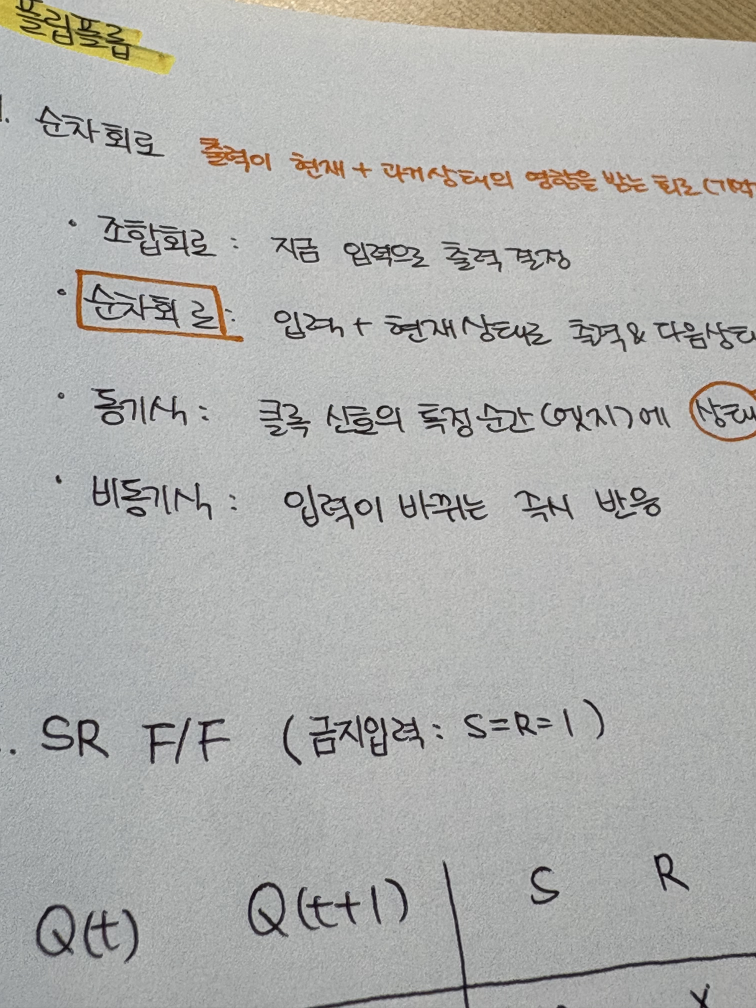
#> input picture test.jpg, 3024 x 4032 px (shown at 1/4 size)
$ python -i preprocess.py   (imports and definitions only)
#> lines starting #> are read from the running program, lines starting #| are printed output that depends on the picture; after the words box and inside, x2 and y2 are one past the last pixel; in counts of white or black regions, pixels touching at a corner belong together
### backend/app/imaging/geometry.py
"""Geometry helpers: quads, homographies, normalized coordinates and rotations."""

from __future__ import annotations

import math

import numpy as np

Quad = list[list[float]]  # [[x,y]*4] tl, tr, br, bl


# [5 lines left out: function apply_h, not called in this run]


def order_quad(pts) -> Quad:
    """Order 4 points as tl, tr, br, bl (robust for mildly rotated boxes)."""
    p = np.asarray(pts, dtype=np.float64).reshape(4, 2)
    c = p.mean(axis=0)
    ang = np.arctan2(p[:, 1] - c[1], p[:, 0] - c[0])
    p = p[np.argsort(ang)]  # clockwise in image coords starting from ~ -180deg (left)
    # rotate so first point is the top-left (min x+y)
    i = int(np.argmin(p.sum(axis=1)))
    p = np.roll(p, -i, axis=0)
    # ensure order tl -> tr (second point should have larger x than fourth)
    if p[1][0] < p[3][0]:
        p = np.array([p[0], p[3], p[2], p[1]])
    return p.tolist()


def quad_bbox(q) -> tuple[float, float, float, float]:
    a = np.asarray(q, dtype=np.float64).reshape(-1, 2)
    return float(a[:, 0].min()), float(a[:, 1].min()), float(a[:, 0].max()), float(a[:, 1].max())


# [12 lines left out: function quad_metrics, not called in this run]


def normalize_quad(q, w: float, h: float) -> Quad:
    return [[float(x) / w, float(y) / h] for x, y in q]


def denormalize_quad(q, w: float, h: float) -> Quad:
    return [[float(x) * w, float(y) * h] for x, y in q]


# [28 lines left out: functions rotate_norm_quad, rotation_h, not called in this run]


def scale_h(sx: float, sy: float | None = None) -> np.ndarray:
    return np.diag([sx, sy if sy is not None else sx, 1.0])


# [46 lines left out: functions iou_boxes, overlap_ratio, crop_quad, not called in this run]

### backend/app/imaging/preprocess.py
"""OCR-oriented image preprocessing.

Design rules
* The original upload is never modified; the preprocessed image is stored separately.
* Every geometric step is recorded as a 3x3 matrix so OCR coordinates found on the
  processed image can be mapped back onto the original (display) image.
* Color is preserved: illumination is corrected per channel by dividing by an
  estimated paper background (a flat-field correction), so blue/red/orange ink and
  highlighter marks keep their hue. No binarization is applied to what Claude sees.
"""

from __future__ import annotations

import math
from dataclasses import dataclass, field

import cv2
import numpy as np

from app.imaging.geometry import apply_h, order_quad, quad_metrics

DEFAULT_STEPS = {
    "document": True,  # paper detection + perspective correction
    "illumination": True,
    "contrast": True,
    "denoise": True,
    "resize": True,
    "deskew": True,  # applied in the OCR pipeline (needs text detection)
    "orientation": True,  # 90/180/270 auto-rotation (needs text detection)
}


@dataclass
class Preprocessed:
    image: np.ndarray  # BGR uint8
    H: np.ndarray  # display px -> processed px
    steps: list[dict] = field(default_factory=list)

    def compose(self, M: np.ndarray, new_img: np.ndarray, step: dict) -> None:
        self.H = M @ self.H
        self.image = new_img
        self.steps.append(step)


# ---------------------------------------------------------------- document --
def find_document_quad(img: np.ndarray) -> np.ndarray | None:
    """Return the paper quad (4x2, original px) or None if not confidently found."""
    h, w = img.shape[:2]
    scale = 900.0 / max(h, w)
    small = cv2.resize(img, (int(w * scale), int(h * scale)), interpolation=cv2.INTER_AREA)
    sh, sw = small.shape[:2]
    area_total = sh * sw
    candidates: list[np.ndarray] = []

    gray = cv2.cvtColor(small, cv2.COLOR_BGR2GRAY)
    gray = cv2.GaussianBlur(gray, (5, 5), 0)
    # 1) edges
    edges = cv2.Canny(gray, 40, 120)
    edges = cv2.dilate(edges, np.ones((5, 5), np.uint8), iterations=1)
    # 2) brightness mask: paper is usually lighter/less saturated than the desk
    hsv = cv2.cvtColor(small, cv2.COLOR_BGR2HSV)
    score = hsv[:, :, 2].astype(np.int16) - hsv[:, :, 1].astype(np.int16)
    score = np.clip(score, 0, 255).astype(np.uint8)
    _, mask = cv2.threshold(score, 0, 255, cv2.THRESH_BINARY + cv2.THRESH_OTSU)
    mask = cv2.morphologyEx(mask, cv2.MORPH_CLOSE, np.ones((15, 15), np.uint8))

    for src in (edges, mask):
        cnts, _ = cv2.findContours(src, cv2.RETR_EXTERNAL, cv2.CHAIN_APPROX_SIMPLE)
        for c in sorted(cnts, key=cv2.contourArea, reverse=True)[:5]:
            peri = cv2.arcLength(c, True)
            for eps in (0.015, 0.02, 0.03, 0.04):
                approx = cv2.approxPolyDP(c, eps * peri, True)
                if len(approx) == 4 and cv2.isContourConvex(approx):
                    candidates.append(approx.reshape(4, 2).astype(np.float64))
                    break

    best, best_area = None, 0.0
    for q in candidates:
        a = cv2.contourArea(q.astype(np.float32))
        frac = a / area_total
        if 0.25 <= frac <= 0.97 and a > best_area:
            # reject degenerate shapes (very thin / extreme angles)
            qq = np.array(order_quad(q))
            ang_ok = True
            for i in range(4):
                v1 = qq[i - 1] - qq[i]
                v2 = qq[(i + 1) % 4] - qq[i]
                cosang = abs(np.dot(v1, v2) / (np.linalg.norm(v1) * np.linalg.norm(v2) + 1e-9))
                if cosang > 0.5:  # corner angle outside ~60..120 deg
                    ang_ok = False
            if ang_ok:
                best, best_area = qq, a
    if best is None:
        return None
    return best / scale


def warp_document(img: np.ndarray, quad: np.ndarray) -> tuple[np.ndarray, np.ndarray]:
    tl, tr, br, bl = quad
    wa = np.linalg.norm(tr - tl)
    wb = np.linalg.norm(br - bl)
    ha = np.linalg.norm(bl - tl)
    hb = np.linalg.norm(br - tr)
    W, Ht = int(round(max(wa, wb))), int(round(max(ha, hb)))
    dst = np.float32([[0, 0], [W - 1, 0], [W - 1, Ht - 1], [0, Ht - 1]])
    M = cv2.getPerspectiveTransform(quad.astype(np.float32), dst)
    out = cv2.warpPerspective(img, M, (W, Ht), flags=cv2.INTER_CUBIC, borderMode=cv2.BORDER_REPLICATE)
    return out, M.astype(np.float64)


# ------------------------------------------------------------ photometric --
def correct_illumination(img: np.ndarray) -> np.ndarray:
    """Flat-field correction per channel. Ink/highlighter hue ratios are kept."""
    h, w = img.shape[:2]
    scale = 512.0 / max(h, w)
    small = cv2.resize(img, (max(1, int(w * scale)), max(1, int(h * scale))), interpolation=cv2.INTER_AREA)
    k = max(15, (int(min(small.shape[:2]) / 12) | 1))
    # dilation (max filter) removes thin dark strokes; closing keeps paper level
    bg = cv2.dilate(small, cv2.getStructuringElement(cv2.MORPH_ELLIPSE, (k, k)))
    bg = cv2.medianBlur(bg, k if k <= 255 else 255)
    bg = cv2.GaussianBlur(bg, (0, 0), k / 3)
    bg = cv2.resize(bg, (w, h), interpolation=cv2.INTER_CUBIC).astype(np.float32)
    bg = np.maximum(bg, 30.0)
    # target paper level: bright but not clipped
    out = img.astype(np.float32) / bg * 245.0
    return np.clip(out, 0, 255).astype(np.uint8)


def stretch_contrast(img: np.ndarray, lo_pct: float = 0.3, hi_pct: float = 99.5) -> np.ndarray:
    """Linear stretch with the SAME affine map on all channels.

    Applying an identical offset/scale to B, G and R keeps every pixel's hue exactly
    (hue depends only on channel differences ratios), so colored ink and highlighter
    keep their color; only lightness/contrast changes."""
    darkest = img.min(axis=2)
    lo = float(np.percentile(darkest, lo_pct))
    hi = float(np.percentile(img.max(axis=2), hi_pct))
    if hi - lo < 30:
        return img
    lo = min(lo, 60.0)  # never push mid-tones (e.g. orange/yellow ink) to black
    out = (img.astype(np.float32) - lo) * (255.0 / (hi - lo))
    return np.clip(out, 0, 255).astype(np.uint8)


def denoise(img: np.ndarray) -> np.ndarray:
    if img.shape[0] * img.shape[1] > 9_000_000:
        return cv2.bilateralFilter(img, 5, 25, 5)
    return cv2.fastNlMeansDenoisingColored(img, None, 3, 3, 7, 15)


# ---------------------------------------------------------------- driver --
def preprocess(img_bgr: np.ndarray, steps: dict | None = None) -> Preprocessed:
    cfg = {**DEFAULT_STEPS, **(steps or {})}
    pp = Preprocessed(image=img_bgr.copy(), H=np.eye(3))

    if cfg["resize"]:
        h, w = pp.image.shape[:2]
        long_edge = max(h, w)
        target = None
        if long_edge > 3300:
            target = 3300
        elif long_edge < 1400:
            target = min(1800, long_edge * 2)
        if target and target != long_edge:
            s = target / long_edge
            interp = cv2.INTER_AREA if s < 1 else cv2.INTER_CUBIC
            out = cv2.resize(pp.image, (int(round(w * s)), int(round(h * s))), interpolation=interp)
            sx, sy = out.shape[1] / w, out.shape[0] / h
            pp.compose(np.diag([sx, sy, 1.0]), out, {"step": "resize", "scale": round(s, 4)})

    if cfg["document"]:
        q = find_document_quad(pp.image)
        if q is not None:
            out, M = warp_document(pp.image, q)
            pp.compose(M, out, {"step": "document", "quad": np.round(q, 1).tolist()})

    if cfg["illumination"]:
        pp.image = correct_illumination(pp.image)
        pp.steps.append({"step": "illumination"})
    if cfg["contrast"]:
        pp.image = stretch_contrast(pp.image)
        pp.steps.append({"step": "contrast"})
    if cfg["denoise"]:
        pp.image = denoise(pp.image)
        pp.steps.append({"step": "denoise"})
    return pp


# ------------------------------------------- detection-driven corrections --
# [67 lines left out: functions estimate_skew, rotate_small, rotate_quarter, vertical_fraction, map_quad_to_display, hue_stats, not called in this run]

>>> import cv2
>>> picture = cv2.imread('../../../test.jpg')
#> picture is the input picture: shape (4032, 3024, 3); mean B, G, R 173, 175.6, 175.3
>>> result = preprocess(picture)
#> in compose, `self.H = M @ self.H`: self.H = [[0.818, 0, 0], [0, 0.818, 0], [0, 0, 1]]
#> in find_document_quad, `edges = cv2.Canny(gray, 40, 120)`:
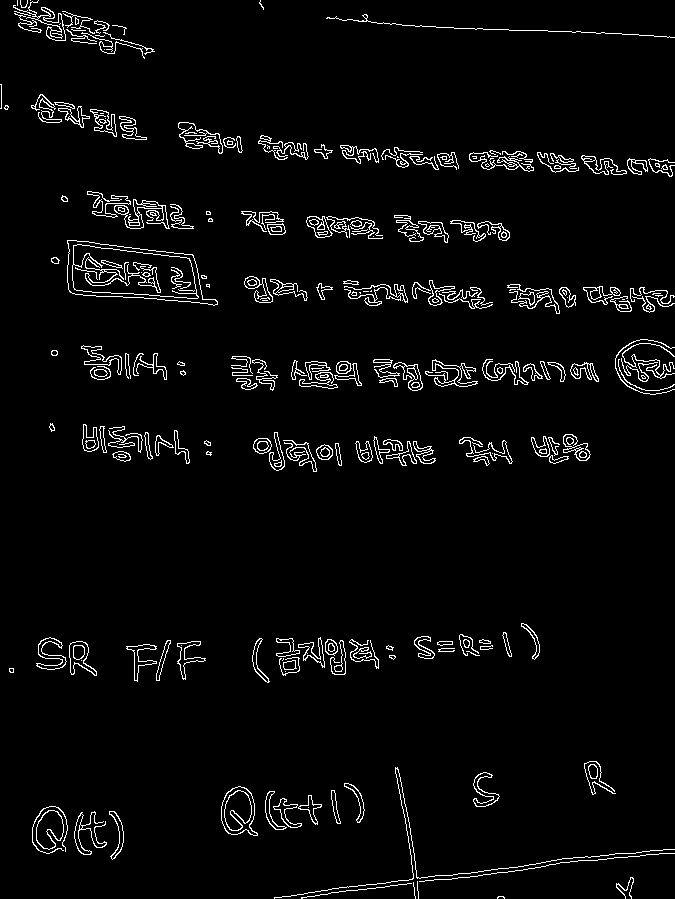
#> edges: shape (899, 675); 3.6% white in thin lines or dots
#> in find_document_quad, `edges = cv2.dilate(edges, np.ones((5, 5), np.uint8), iterations=1)`:
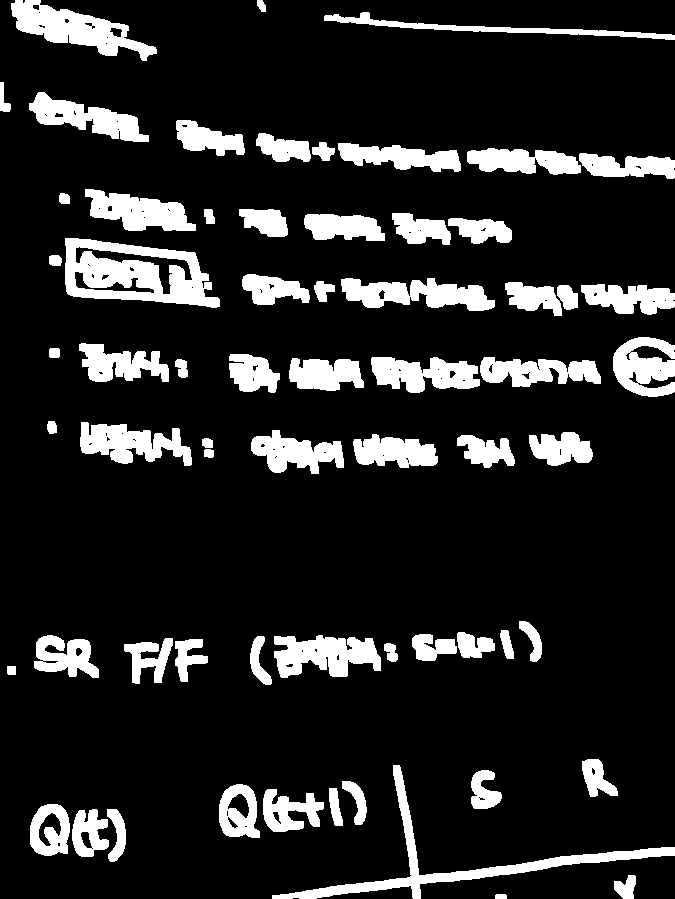
#> edges: shape (899, 675); 14.3% white; 65 white regions, largest, box (x1, y1, x2, y2) and area: (65, 238, 220, 308) 6235, (272, 765, 675, 899) 4733, (11, 0, 157, 61) 3777
#> in find_document_quad, `hsv = cv2.cvtColor(small, cv2.COLOR_BGR2HSV)`: hsv: shape (899, 675, 3); mean H, S, V 60.4, 8.6, 177.1
#> in find_document_quad, `_, mask = cv2.threshold(score, 0, 255, cv2.THRESH_BINARY + cv2.THRESH_..`: mask: shape (899, 675); 93.3% white; 211 black regions (47 under 20 px), largest, box (x1, y1, x2, y2) and area: (374, 0, 675, 38) 8597, (0, 0, 156, 66) 4493, (275, 768, 675, 899) 1972
#> in find_document_quad, `mask = cv2.morphologyEx(mask, cv2.MORPH_CLOSE, np.ones((15, 15), np.ui..`:
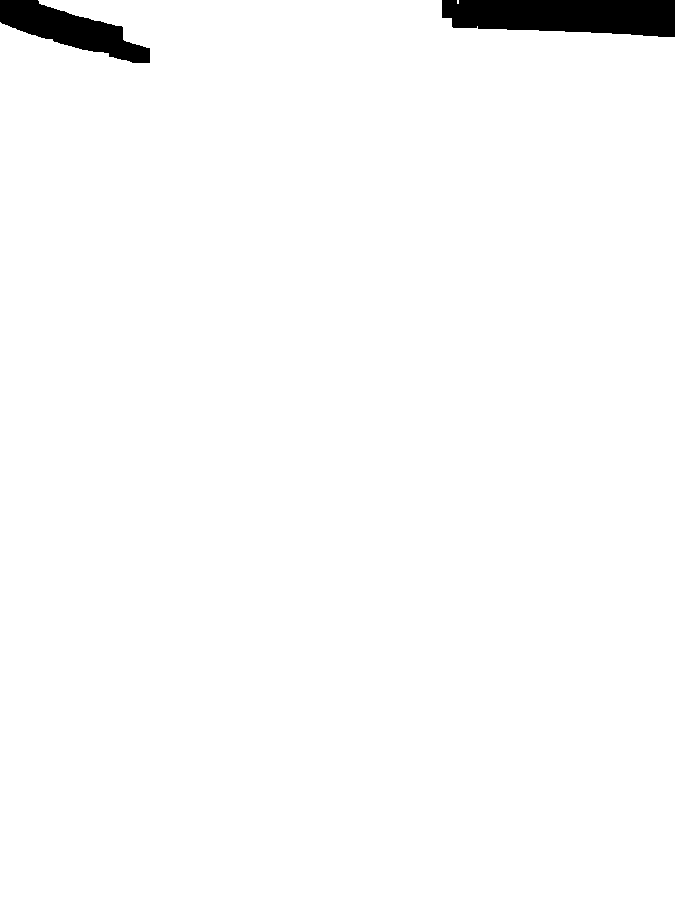
#> mask: shape (899, 675); 98.1% white; 2 black regions, box (x1, y1, x2, y2) and area: (442, 0, 675, 37) 7264, (0, 0, 150, 63) 4343
#> the loop in find_document_quad, `for src in (edges, mask):` made 2 passes
#> after the loop in find_document_quad, `for src in (edges, mask):`: candidates = [[[65, 238], [70, 295], [219, 306], [194, 252]], [[11, 3], [16, 27], [156, 53], [127, 25]], [[0, 22], [0, 898], [674, 898], [674, 37]], [[457, 0], [457, 3], [458, 3], [458, 0]]]
#> the loop in find_document_quad, `for q in candidates:` made 4 passes
#> (q, a, frac, c in order_quad, ang in order_quad, i in order_quad, best) on pass 3: ([[0, 22], [0, 898], [674, 898], [674, 37]], 585369, 0.965, [337, 463.8], [-2.22, 2.23, 0.911, -0.902], 0, [[0, 22], [674, 37], [674, 898], [0, 898]])
#> (q, a, frac) on passes 1, 2, 4: ([[65, 238], [70, 295], [219, 306], [194, 252]], 7527, 0.0124), ([[11, 3], [16, 27], [156, 53], [127, 25]], 2920, 0.00481), ([[457, 0], [457, 3], [458, 3], [458, 0]], 3, 4.94e-06)
#> after the loop in find_document_quad, `for q in candidates:`: best_area = 585369
#> in preprocess, `q = find_document_quad(pp.image)`: q = [[0, 80.67], [2471.3, 135.7], [2471.3, 3292.7], [0, 3292.7]]
#> in warp_document, `tl, tr, br, bl = quad`: tl = [0, 80.67]; tr = [2471.3, 135.7]; br = [2471.3, 3292.7]; bl = [0, 3292.7]
#> in warp_document, `wa = np.linalg.norm(tr - tl)`: wa = 2471.9
#> in warp_document, `wb = np.linalg.norm(br - bl)`: wb = 2471.3
#> in warp_document, `ha = np.linalg.norm(bl - tl)`: ha = 3212
#> in warp_document, `hb = np.linalg.norm(br - tr)`: hb = 3157
#> in warp_document, `W, Ht = int(round(max(wa, wb))), int(round(max(ha, hb)))`: W = 2472; Ht = 3212
#> in warp_document, `dst = np.float32([[0, 0], [W - 1, 0], [W - 1, Ht - 1], [0, Ht - 1]])`: dst = [[0, 0], [2471, 0], [2471, 3211], [0, 3211]]
#> in warp_document, `M = cv2.getPerspectiveTransform(quad.astype(np.float32), dst)`: M = [[0.983, 0, 0], [-0.0222, 1, -80.64], [-6.93e-06, 0, 1]]
#> in warp_document, `out = cv2.warpPerspective(img, M, (W, Ht), flags=cv2.INTER_CUBIC, bord..`:
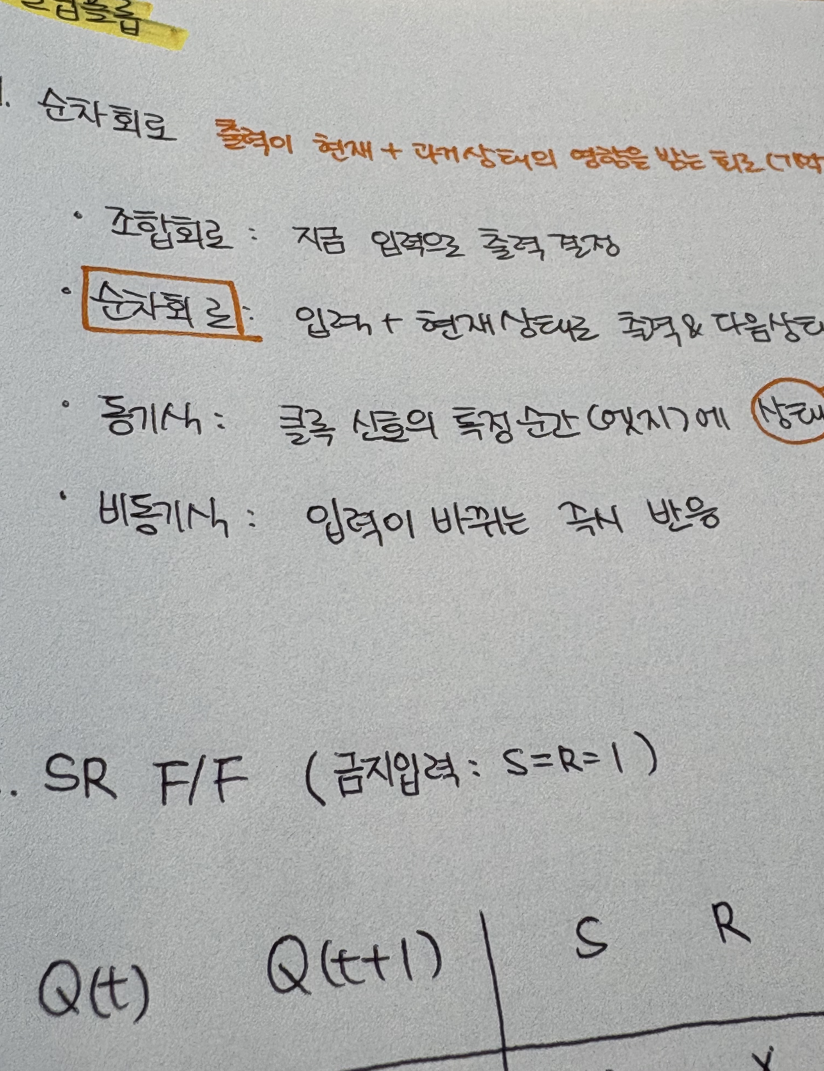
#> out: shape (3212, 2472, 3) (shown at 1/3 size); mean of channels 0, 1, 2 174.4, 176.1, 175.4; drawn as B, G, R
#> in correct_illumination, `out = img.astype(np.float32) / bg * 245.0`:
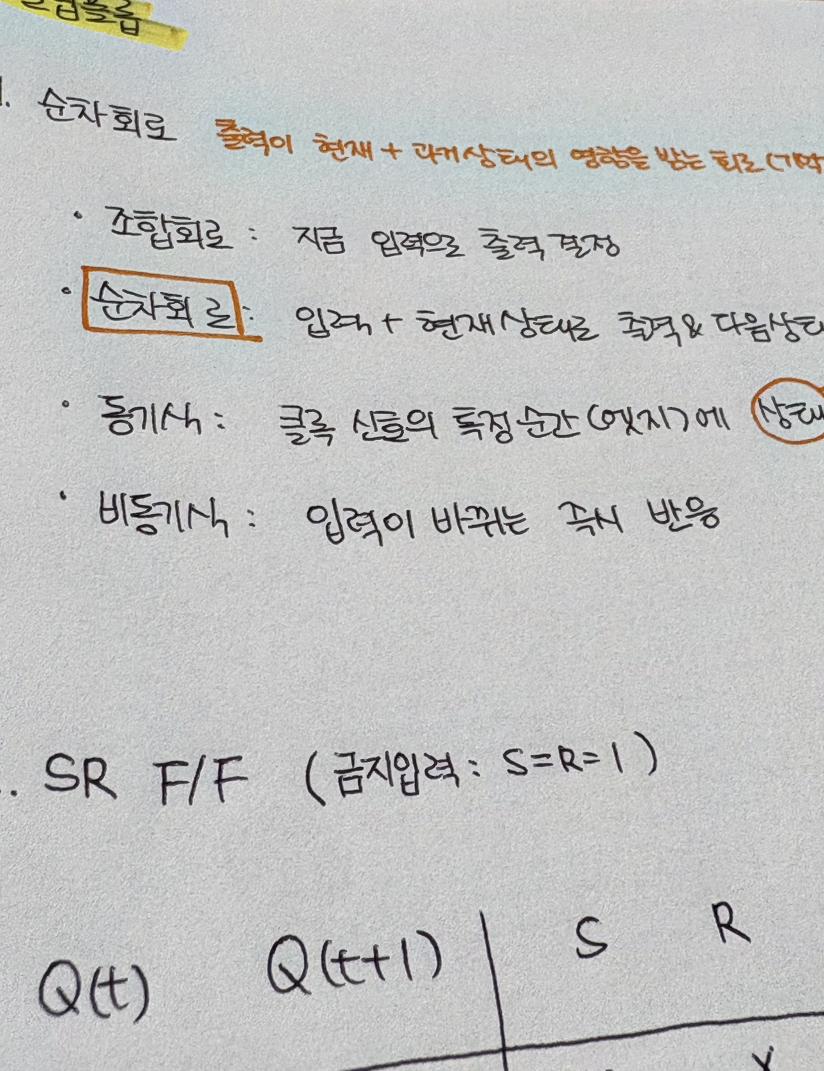
#> out: shape (3212, 2472, 3) float32 (shown at 1/3 size); mean of channels 0, 1, 2 233, 234.2, 233.7; drawn with min black and max white
#> in correct_illumination, `return np.clip(out, 0, 255).astype(np.uint8)`:
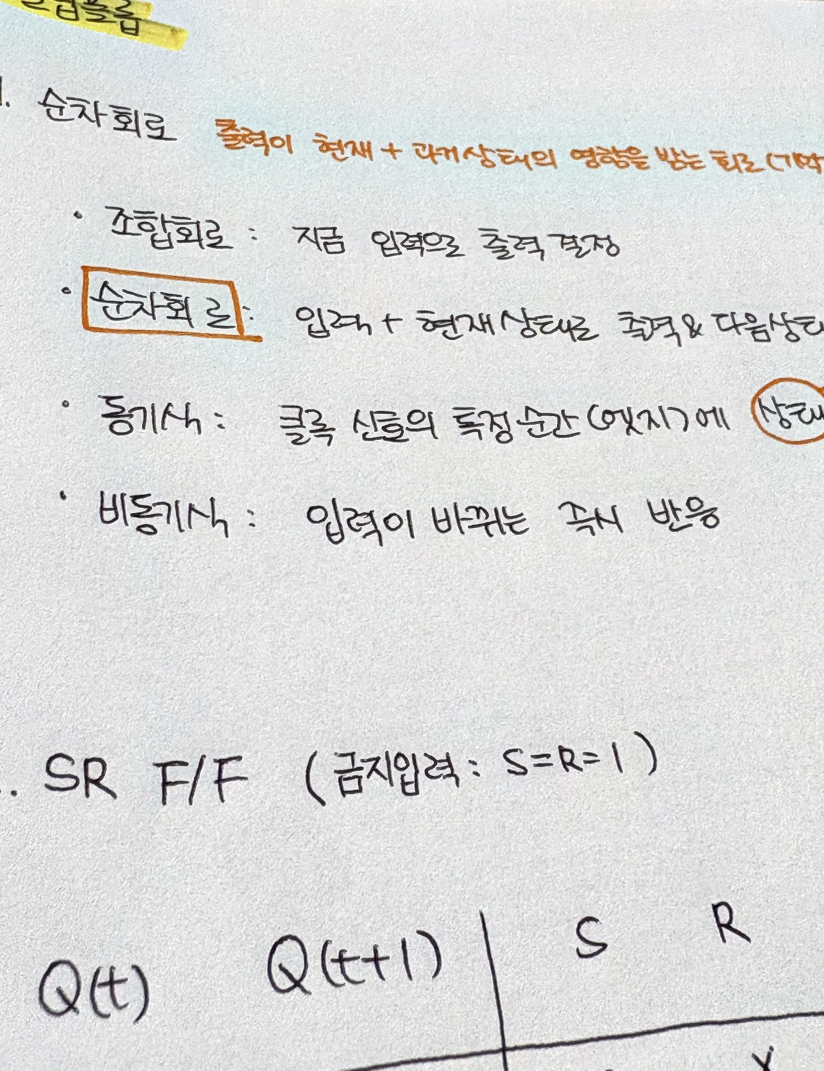
#> returned value: shape (3212, 2472, 3) (shown at 1/3 size); mean of channels 0, 1, 2 219.3, 220.2, 219.6; drawn as B, G, R
#> in stretch_contrast, `lo = float(np.percentile(darkest, lo_pct))`: lo = 28
#> in stretch_contrast, `hi = float(np.percentile(img.max(axis=2), hi_pct))`: hi = 251
